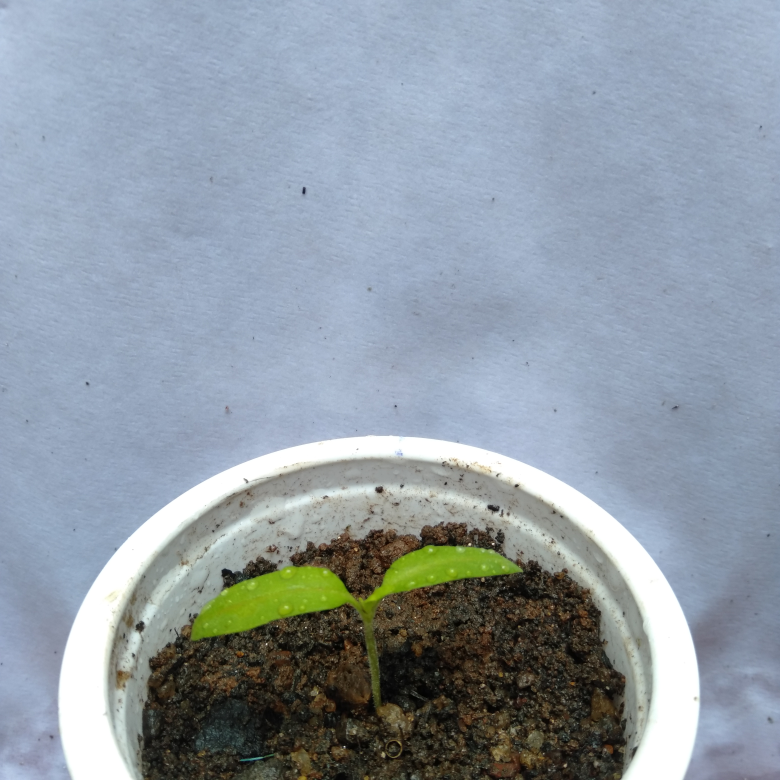
#> input picture PlantSelected/NoControls/01_Morning.jpg, 3120 x 3120 px (shown at 1/4 size); its folder holds only this picture in this run
$ jupyter execute --allow-errors leafArea.ipynb
#> lines starting #> are read from the running program, lines starting #| are printed output that depends on the picture; after the words box and inside, x2 and y2 are one past the last pixel; in counts of white or black regions, pixels touching at a corner belong together
# Leaf Area Measuring For No-Controls and Water-Control

This script helps in tracking and visualizing plant growth by analyzing images taken over a period of time. By detecting the green areas in the images, it provides a quantitative measure of growth, which is then visualized through a line plot.

## No-Controls

[cell 1]
import cv2
import numpy as np
import os
import matplotlib.pyplot as plt

def measure_growth(image_path):
    image = cv2.imread(image_path)
    if image is None:
        print(f"Error: Image '{image_path}' not found.")
        return None

    image = cv2.resize(image, (800, 800))
    hsv = cv2.cvtColor(image, cv2.COLOR_BGR2HSV)

    lower_green = np.array([35, 50, 50])
    upper_green = np.array([85, 255, 255])

    mask = cv2.inRange(hsv, lower_green, upper_green)
    plant_area = cv2.countNonZero(mask)

    return plant_area

def process_folder(folder_path):
    growth_data = {}

    for filename in sorted(os.listdir(folder_path)):
        if filename.endswith(('.jpg', '.png', '.jpeg')):
            image_path = os.path.join(folder_path, filename)
            plant_area = measure_growth(image_path)
#> in measure_growth, image is the input picture: shape (3120, 3120, 3); mean B, G, R 164.9, 154.5, 143.7
#> in measure_growth, `image = cv2.resize(image, (800, 800))`:
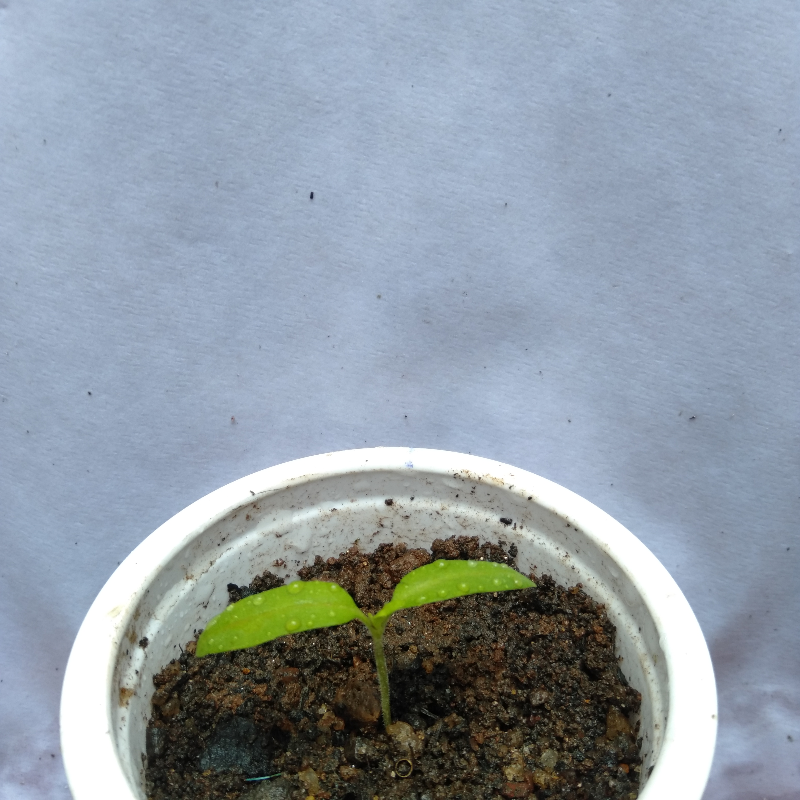
#> image: shape (800, 800, 3); mean B, G, R 164.8, 154.4, 143.5
#> in measure_growth, `hsv = cv2.cvtColor(image, cv2.COLOR_BGR2HSV)`: hsv: shape (800, 800, 3); mean H, S, V 84.7, 55.1, 170.8
#> in measure_growth, `mask = cv2.inRange(hsv, lower_green, upper_green)`:
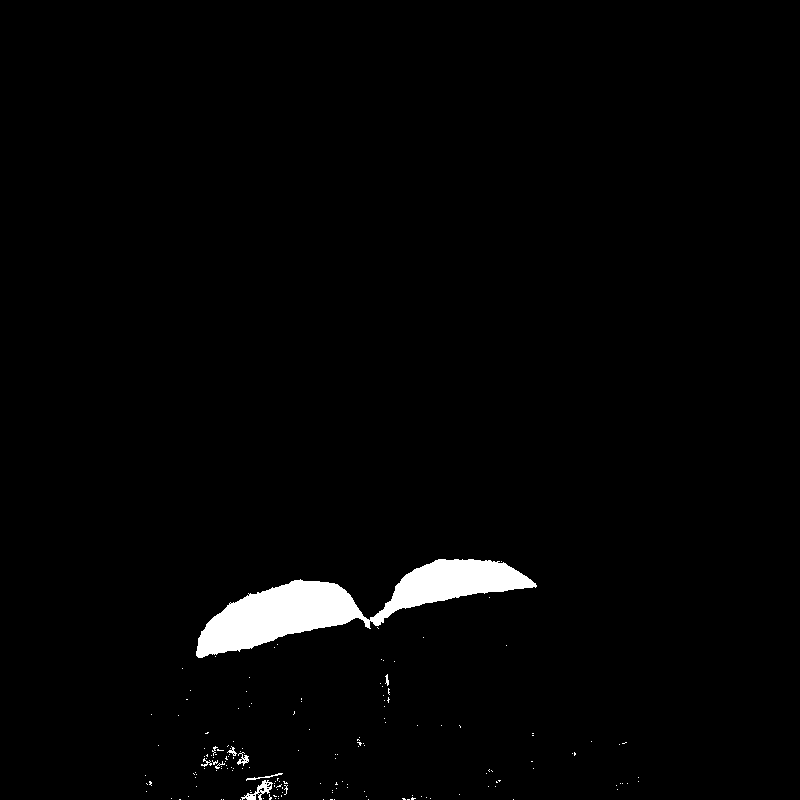
#> mask: shape (800, 800); 2% white; 169 white regions (160 under 20 px), largest, box (x1, y1, x2, y2) and area: (196, 559, 537, 658) 11948, (241, 780, 273, 800) 218, (237, 752, 249, 766) 73
#> in measure_growth, `plant_area = cv2.countNonZero(mask)`: plant_area = 12779
#> plant_area = 12779
            if plant_area is not None:
                growth_data[filename] = plant_area

    return growth_data

def plot_growth(growth_data):
    filenames = list(growth_data.keys())
    areas = list(growth_data.values())

    plt.figure(figsize=(12, 6))
    plt.plot(filenames, areas, marker='o', linestyle='-', color='g', label="Plant Growth")
    plt.xlabel("No-Controls")
    plt.ylabel("Plant Leaf Area (pixels)")
    plt.title("Plant Growth Over Time For No-Controls")
    plt.xticks(rotation=90, fontsize=8)  # Rotate filenames for readability
    plt.yticks(fontsize=8)

    # Display area values above points in the graph
    for i, txt in enumerate(areas):
        plt.annotate(txt, (filenames[i], areas[i]), textcoords="offset points", xytext=(0,5), ha='center', fontsize=8)

    plt.legend()
    plt.grid()
    plt.show()

folder_path = 'PlantSelected/NoControls'
growth_data = process_folder(folder_path)
#> growth_data = {'01_Morning.jpg': 12779}

if growth_data:
    print("Image File Name | Plant Area (pixels)")
    print("-" * 40)
    for filename, area in growth_data.items():
        print(f"{filename:20} | {area}")
#> this loop made 1 pass
#> (filename, area) on pass 1: ('01_Morning.jpg', 12779)
#| 01_Morning.jpg       | 12779

    plot_growth(growth_data)
#> in plot_growth, `filenames = list(growth_data.keys())`: filenames = ['01_Morning.jpg']
#> in plot_growth, `areas = list(growth_data.values())`: areas = [12779]
#> the loop in plot_growth, `for i, txt in enumerate(areas):` made 1 pass

## Water-Controls

[cell 2]
import cv2
import numpy as np
import os
import matplotlib.pyplot as plt

def measure_growth(image_path):
    image = cv2.imread(image_path)
    if image is None:
        print(f"Error: Image '{image_path}' not found.")
        return None

    image = cv2.resize(image, (800, 800))
    hsv = cv2.cvtColor(image, cv2.COLOR_BGR2HSV)

    lower_green = np.array([35, 50, 50])
    upper_green = np.array([85, 255, 255])

    mask = cv2.inRange(hsv, lower_green, upper_green)
    plant_area = cv2.countNonZero(mask)

    return plant_area

def process_folder(folder_path):
    growth_data = {}

    for filename in sorted(os.listdir(folder_path)):
        if filename.endswith(('.jpg', '.png', '.jpeg')):
            image_path = os.path.join(folder_path, filename)
            plant_area = measure_growth(image_path)
            if plant_area is not None:
                growth_data[filename] = plant_area

    return growth_data

def plot_growth(growth_data):
    filenames = list(growth_data.keys())
    areas = list(growth_data.values())

    plt.figure(figsize=(12, 6))
    plt.plot(filenames, areas, marker='o', linestyle='-', color='g', label="Plant Growth")
    plt.xlabel("Water-Control")
    plt.ylabel("Plant Leaf Area (pixels)")
    plt.title("Plant Growth Over Time For Water-Control")
    plt.xticks(rotation=90, fontsize=8)  # Rotate filenames for readability
    plt.yticks(fontsize=8)

    # Display area values above points in the graph
    for i, txt in enumerate(areas):
        plt.annotate(txt, (filenames[i], areas[i]), textcoords="offset points", xytext=(0,5), ha='center', fontsize=8)

    plt.legend()
    plt.grid()
    plt.show()

folder_path = 'PlantSelected/WaterControls'
#> (the rest of this cell did not finish here and is left out)

$ run again, on PlantSelected/NoControls/04_Morning.jpg
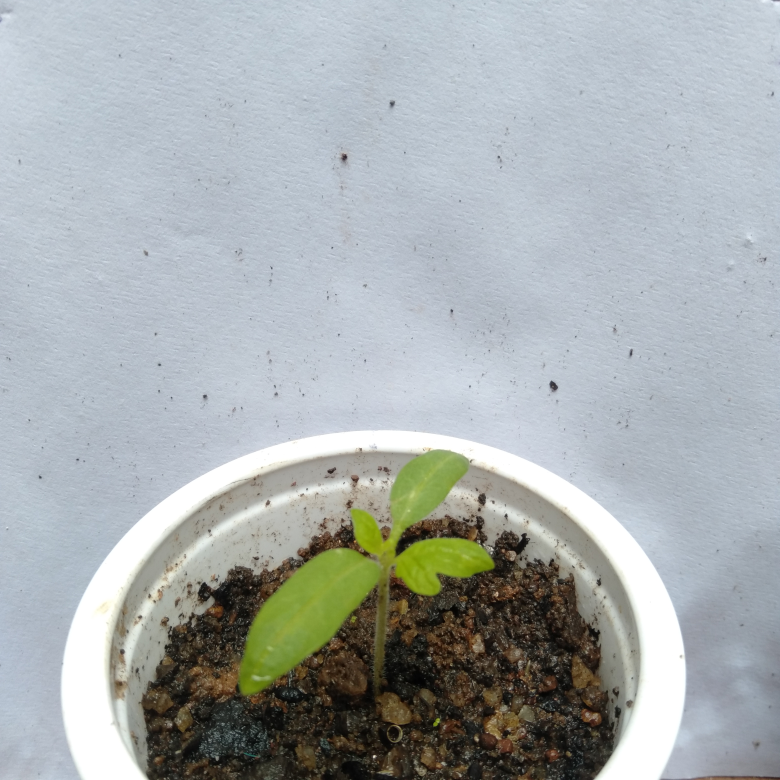
#> input picture PlantSelected/NoControls/04_Morning.jpg, 3120 x 3120 px (shown at 1/4 size)
#> in measure_growth, image is the input picture: shape (3120, 3120, 3); mean B, G, R 174.2, 173.1, 167.2
#> in measure_growth, `image = cv2.resize(image, (800, 800))`:
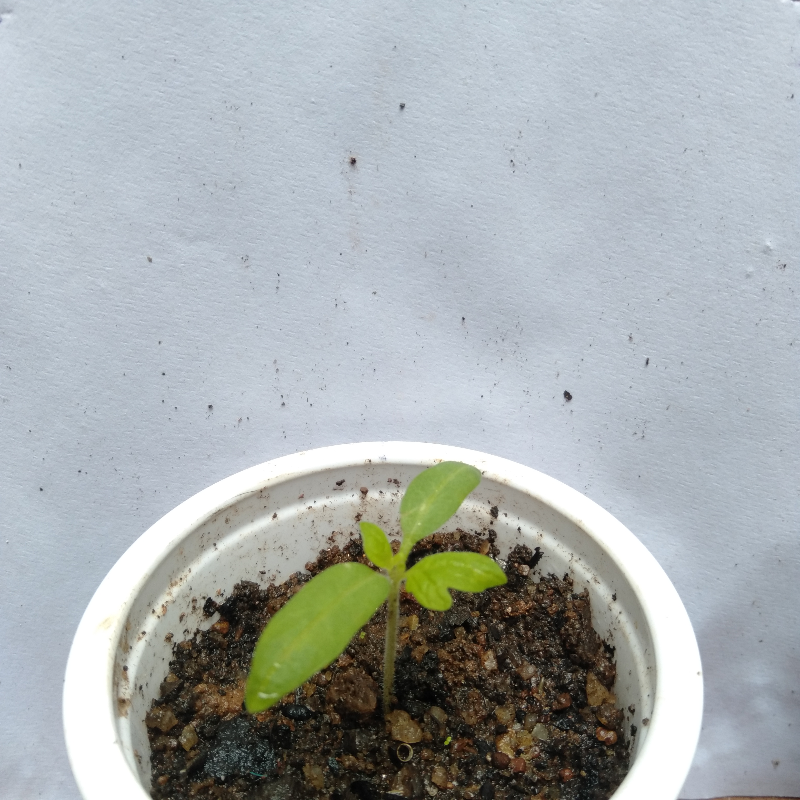
#> image: shape (800, 800, 3); mean B, G, R 174.1, 173, 167.1
#> hsv: shape (800, 800, 3); mean H, S, V 81.2, 37.9, 181.4
#> in measure_growth, `mask = cv2.inRange(hsv, lower_green, upper_green)`:
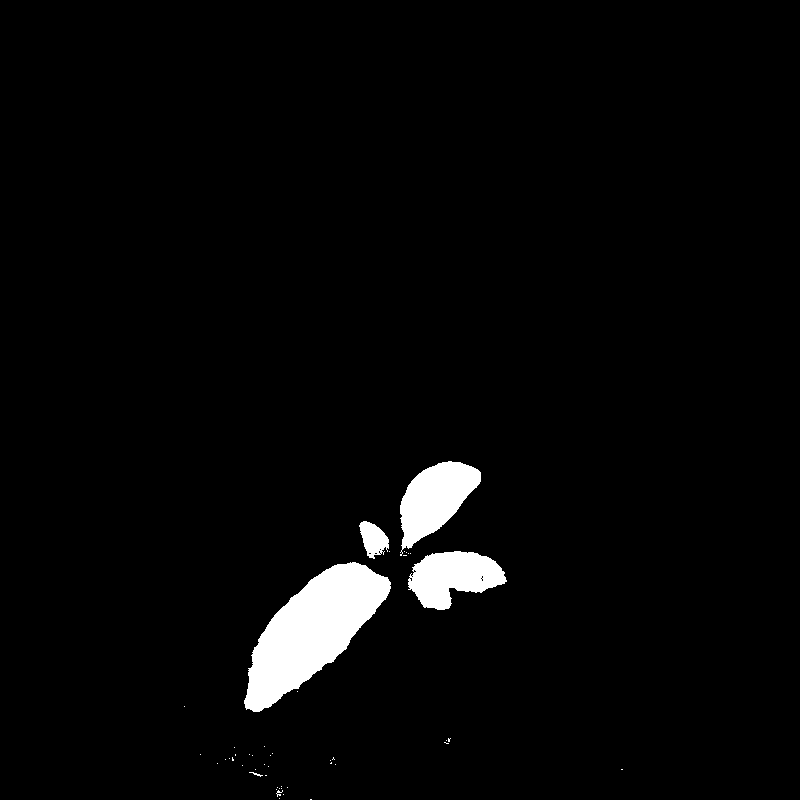
#> mask: shape (800, 800); 3.1% white; 48 white regions (42 under 20 px), largest, box (x1, y1, x2, y2) and area: (244, 562, 391, 712) 10810, (400, 461, 481, 556) 4173, (408, 551, 507, 610) 3725, (359, 521, 389, 559) 711, (249, 772, 263, 777) 22, (276, 790, 283, 797) 20
#> in measure_growth, `plant_area = cv2.countNonZero(mask)`: plant_area = 19531
#> growth_data = {'04_Morning.jpg': 19531}
#> the loop `for filename, area in growth_data.items():` made 1 pass
#> (filename, area) on pass 1: ('04_Morning.jpg', 19531)
#> (printed output is left out)
#> filenames = ['04_Morning.jpg']
#> areas = [19531]
#> the loop in plot_growth, `for i, txt in enumerate(areas):` made 1 pass

$ run again, on PlantSelected/NoControls/05_Morning.jpg
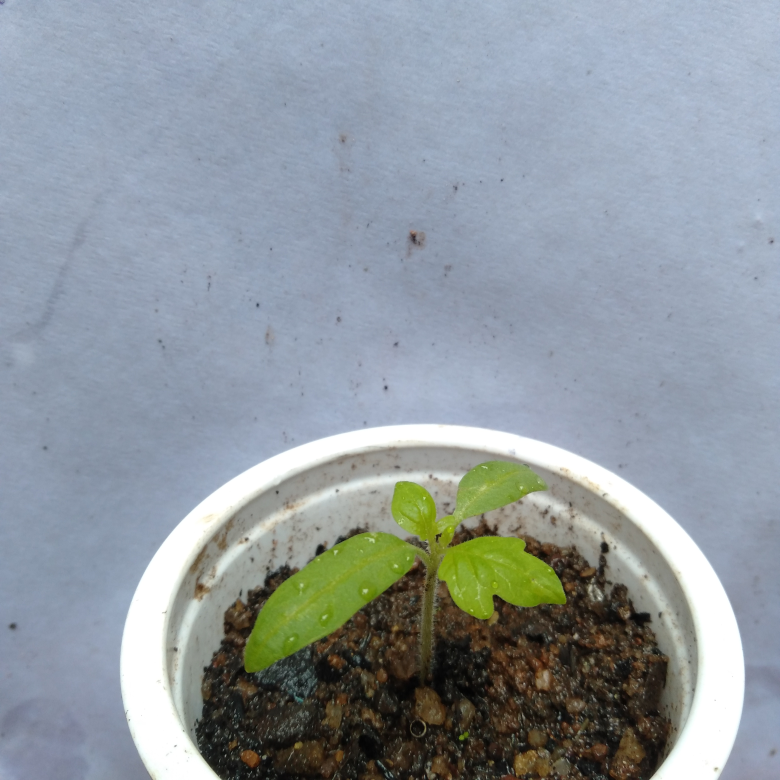
#> input picture PlantSelected/NoControls/05_Morning.jpg, 3120 x 3120 px (shown at 1/4 size)
#> in measure_growth, image is the input picture: shape (3120, 3120, 3); mean B, G, R 158.6, 152.3, 143.6
#> in measure_growth, `image = cv2.resize(image, (800, 800))`:
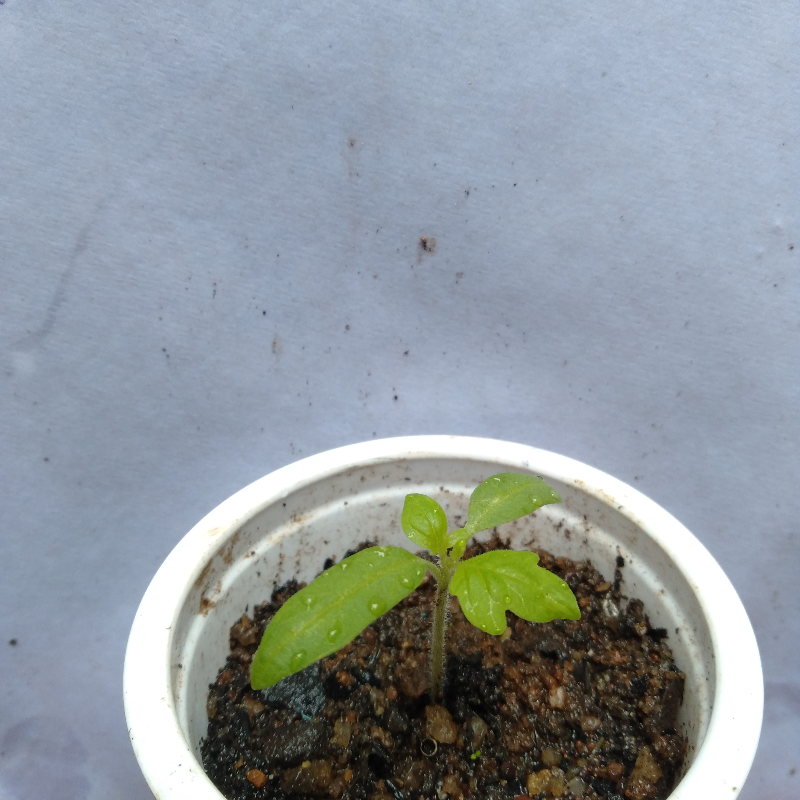
#> image: shape (800, 800, 3); mean B, G, R 158.5, 152.2, 143.4
#> hsv: shape (800, 800, 3); mean H, S, V 83.5, 52.4, 166.6
#> in measure_growth, `mask = cv2.inRange(hsv, lower_green, upper_green)`:
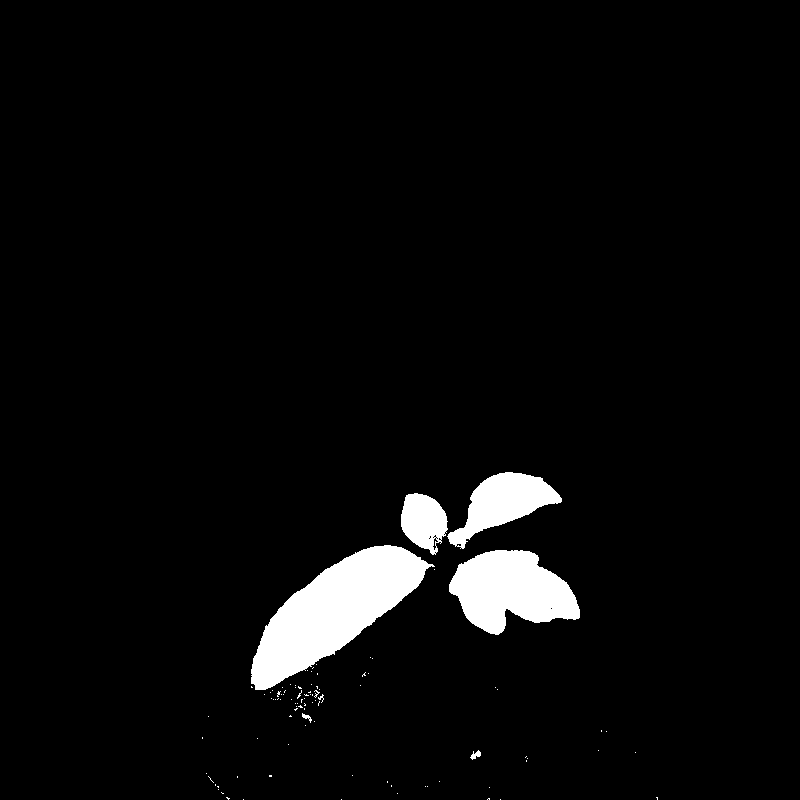
#> mask: shape (800, 800); 4% white; 96 white regions (89 under 20 px), largest, box (x1, y1, x2, y2) and area: (251, 545, 435, 690) 12068, (449, 550, 580, 635) 7315, (447, 472, 562, 549) 3939
#> in measure_growth, `plant_area = cv2.countNonZero(mask)`: plant_area = 25660
#> growth_data = {'05_Morning.jpg': 25660}
#> the loop `for filename, area in growth_data.items():` made 1 pass
#> (filename, area) on pass 1: ('05_Morning.jpg', 25660)
#> (printed output is left out)
#> filenames = ['05_Morning.jpg']
#> areas = [25660]
#> the loop in plot_growth, `for i, txt in enumerate(areas):` made 1 pass

$ run again, on PlantSelected/NoControls/02_Morning.jpg
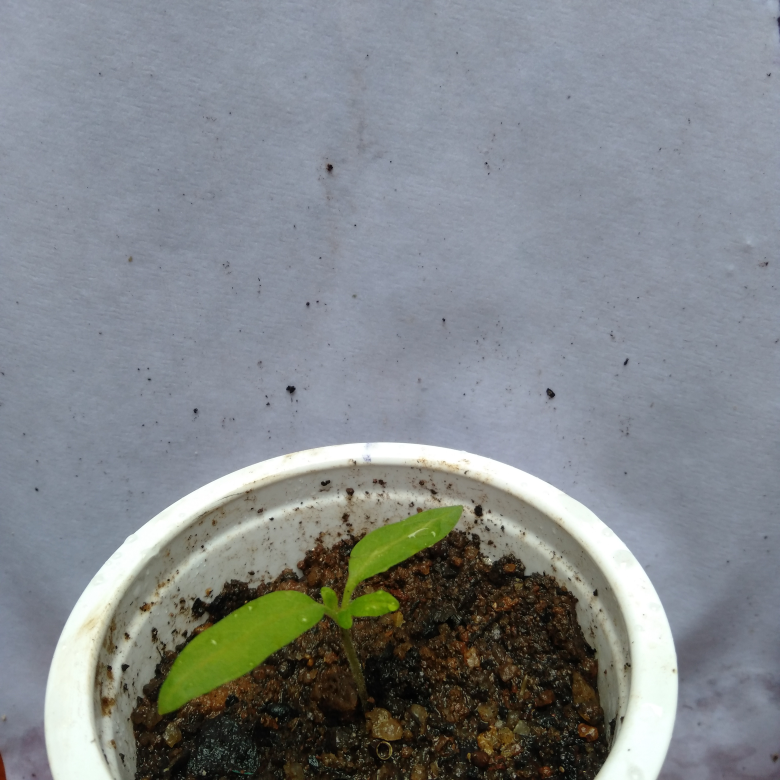
#> input picture PlantSelected/NoControls/02_Morning.jpg, 3120 x 3120 px (shown at 1/4 size)
#> in measure_growth, image is the input picture: shape (3120, 3120, 3); mean B, G, R 137, 134, 129.5
#> in measure_growth, `image = cv2.resize(image, (800, 800))`:
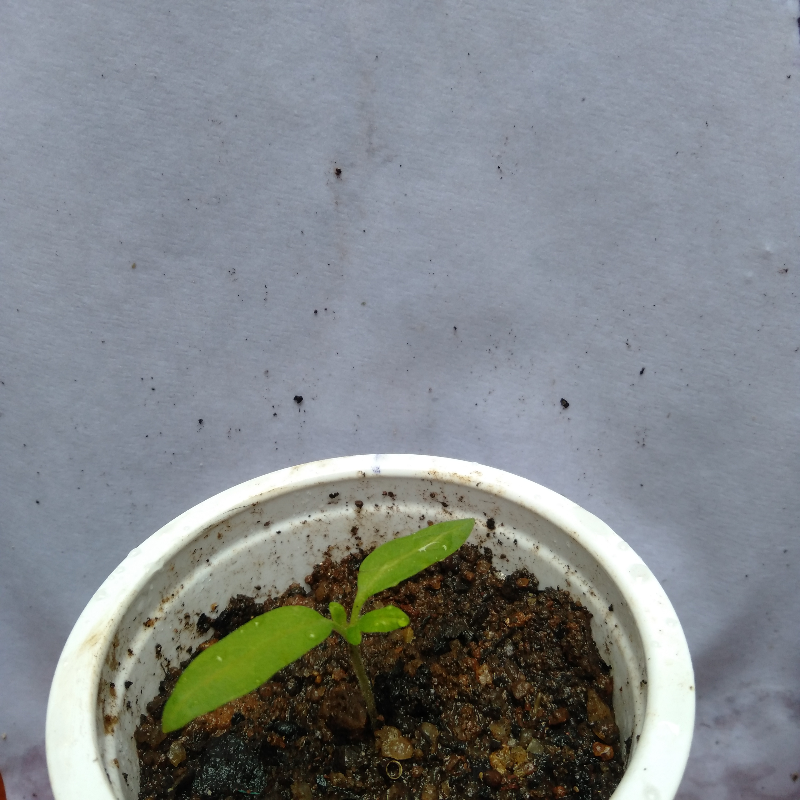
#> image: shape (800, 800, 3); mean B, G, R 136.9, 133.9, 129.4
#> hsv: shape (800, 800, 3); mean H, S, V 86.7, 49.5, 144.5
#> in measure_growth, `mask = cv2.inRange(hsv, lower_green, upper_green)`:
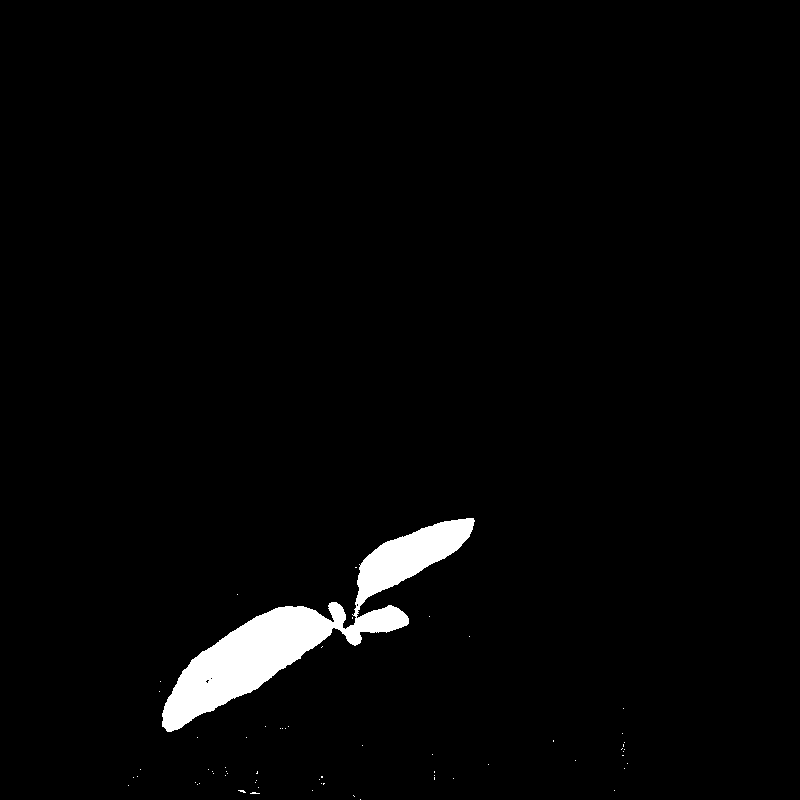
#> mask: shape (800, 800); 2.5% white; 63 white regions (62 under 20 px), largest, box (x1, y1, x2, y2) and area: (162, 518, 475, 732) 15670
#> in measure_growth, `plant_area = cv2.countNonZero(mask)`: plant_area = 15778
#> growth_data = {'02_Morning.jpg': 15778}
#> the loop `for filename, area in growth_data.items():` made 1 pass
#> (filename, area) on pass 1: ('02_Morning.jpg', 15778)
#> (printed output is left out)
#> filenames = ['02_Morning.jpg']
#> areas = [15778]
#> the loop in plot_growth, `for i, txt in enumerate(areas):` made 1 pass
